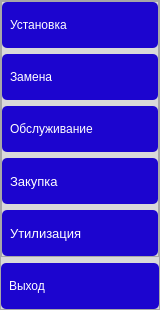
          <widget class="QFrame" name="side_menu">
           <property name="sizePolicy">
            <sizepolicy hsizetype="Preferred" vsizetype="Preferred">
             <horstretch>0</horstretch>
             <verstretch>0</verstretch>
            </sizepolicy>
           </property>
           <property name="minimumSize">
            <size>
             <width>0</width>
             <height>50</height>
            </size>
           </property>
           <property name="maximumSize">
            <size>
             <width>160</width>
             <height>10000</height>
            </size>
           </property>
           <property name="styleSheet">
            <string notr="true">background-color: rgb(217, 217, 217);</string>
           </property>
           <property name="frameShape">
            <enum>QFrame::StyledPanel</enum>
           </property>
           <property name="frameShadow">
            <enum>QFrame::Raised</enum>
           </property>
           <layout class="QVBoxLayout" name="verticalLayout_3">
            <property name="leftMargin">
             <number>0</number>
            </property>
            <property name="topMargin">
             <number>0</number>
            </property>
            <property name="rightMargin">
             <number>0</number>
            </property>
            <property name="bottomMargin">
             <number>0</number>
            </property>
            <item alignment="Qt::AlignLeft|Qt::AlignTop">
             <widget class="QFrame" name="frame_7">
              <property name="sizePolicy">
               <sizepolicy hsizetype="Preferred" vsizetype="Preferred">
                <horstretch>0</horstretch>
                <verstretch>0</verstretch>
               </sizepolicy>
              </property>
              <property name="minimumSize">
               <size>
                <width>50</width>
                <height>200</height>
               </size>
              </property>
              <property name="maximumSize">
               <size>
                <width>200</width>
                <height>300</height>
               </size>
              </property>
              <property name="styleSheet">
               <string notr="true">QPushButton {
	font: 10pt &quot;Arial&quot;;
	text-align: left;
	padding: 8px;
	background-color: #1c05cf;
	color: #ffffff;
	border-radius: 5px;
	width: 140px;
	height: 30px;

}

QPushButton:pressed {
	font: 10pt &quot;Arial&quot;;
	text-align: left;
	padding: 10px;
	background-color: #130390;
	color: #ffffff;
	border-radius: 5px;
	width: 140px;
	height: 30px;
}</string>
              </property>
              <property name="frameShape">
               <enum>QFrame::StyledPanel</enum>
              </property>
              <property name="frameShadow">
               <enum>QFrame::Raised</enum>
              </property>
              <layout class="QVBoxLayout" name="verticalLayout_4">
               <property name="leftMargin">
                <number>0</number>
               </property>
               <property name="topMargin">
                <number>0</number>
               </property>
               <property name="rightMargin">
                <number>0</number>
               </property>
               <property name="bottomMargin">
                <number>0</number>
               </property>
               <item>
                <widget class="QPushButton" name="InstallationButton">
                 <property name="sizePolicy">
                  <sizepolicy hsizetype="Fixed" vsizetype="Fixed">
                   <horstretch>0</horstretch>
                   <verstretch>0</verstretch>
                  </sizepolicy>
                 </property>
                 <property name="styleSheet">
                  <string notr="true"/>
                 </property>
                 <property name="text">
                  <string>Установка</string>
                 </property>
                 <property name="icon">
                  <iconset>
                   <normaloff>:/icons/icons/download.svg</normaloff>:/icons/icons/download.svg</iconset>
                 </property>
                 <property name="iconSize">
                  <size>
                   <width>20</width>
                   <height>20</height>
                  </size>
                 </property>
                </widget>
               </item>
               <item>
                <widget class="QPushButton" name="ChangeButton">
                 <property name="sizePolicy">
                  <sizepolicy hsizetype="Fixed" vsizetype="Fixed">
                   <horstretch>0</horstretch>
                   <verstretch>0</verstretch>
                  </sizepolicy>
                 </property>
                 <property name="text">
                  <string>Замена</string>
                 </property>
                 <property name="icon">
                  <iconset>
                   <normaloff>:/icons/icons/refresh-ccw.svg</normaloff>:/icons/icons/refresh-ccw.svg</iconset>
                 </property>
                 <property name="iconSize">
                  <size>
                   <width>20</width>
                   <height>20</height>
                  </size>
                 </property>
                </widget>
               </item>
               <item>
                <widget class="QPushButton" name="RepairButton">
                 <property name="sizePolicy">
                  <sizepolicy hsizetype="Fixed" vsizetype="Fixed">
                   <horstretch>0</horstretch>
                   <verstretch>0</verstretch>
                  </sizepolicy>
                 </property>
                 <property name="text">
                  <string>Обслуживание</string>
                 </property>
                 <property name="icon">
                  <iconset>
                   <normaloff>:/icons/icons/settings.svg</normaloff>:/icons/icons/settings.svg</iconset>
                 </property>
                 <property name="iconSize">
                  <size>
                   <width>20</width>
                   <height>20</height>
                  </size>
                 </property>
                </widget>
               </item>
               <item>
                <widget class="QPushButton" name="PurchaseButton">
                 <property name="sizePolicy">
                  <sizepolicy hsizetype="Fixed" vsizetype="Fixed">
                   <horstretch>0</horstretch>
                   <verstretch>0</verstretch>
                  </sizepolicy>
                 </property>
                 <property name="font">
                  <font>
                   <family>Arial</family>
                   <pointsize>10</pointsize>
                   <weight>50</weight>
                   <italic>false</italic>
                   <bold>false</bold>
                  </font>
                 </property>
                 <property name="text">
                  <string>Закупка</string>
                 </property>
                 <property name="icon">
                  <iconset>
                   <normaloff>:/newPrefix/icons/ruble.svg</normaloff>:/newPrefix/icons/ruble.svg</iconset>
                 </property>
                 <property name="iconSize">
                  <size>
                   <width>20</width>
                   <height>20</height>
                  </size>
                 </property>
                </widget>
               </item>
               <item>
                <widget class="QPushButton" name="UtilizationButton">
                 <property name="sizePolicy">
                  <sizepolicy hsizetype="Fixed" vsizetype="Fixed">
                   <horstretch>0</horstretch>
                   <verstretch>0</verstretch>
                  </sizepolicy>
                 </property>
                 <property name="minimumSize">
                  <size>
                   <width>116</width>
                   <height>0</height>
                  </size>
                 </property>
                 <property name="font">
                  <font>
                   <family>Arial</family>
                   <pointsize>10</pointsize>
                   <weight>50</weight>
                   <italic>false</italic>
                   <bold>false</bold>
                  </font>
                 </property>
                 <property name="text">
                  <string>Утилизация</string>
                 </property>
                 <property name="icon">
                  <iconset>
                   <normaloff>:/icons/icons/trash-2.svg</normaloff>:/icons/icons/trash-2.svg</iconset>
                 </property>
                 <property name="iconSize">
                  <size>
                   <width>20</width>
                   <height>20</height>
                  </size>
                 </property>
                </widget>
               </item>
              </layout>
             </widget>
            </item>
            <item>
             <widget class="QPushButton" name="ExitButton">
              <property name="styleSheet">
               <string notr="true">QPushButton {
	font: 10pt &quot;Arial&quot;;
	text-align: left;
	padding: 8px;
	background-color: #1c05cf;
	color: #ffffff;
	border-radius: 5px;
	width: 140px;
	height: 30px;

}

QPushButton:pressed {
	font: 10pt &quot;Arial&quot;;
	text-align: left;
	padding: 10px;
	background-color: #130390;
	color: #ffffff;
	border-radius: 5px;
	width: 140px;
	height: 30px;
}</string>
              </property>
              <property name="text">
               <string>Выход</string>
              </property>
              <property name="icon">
               <iconset>
                <normaloff>:/icons/icons/corner-down-left.svg</normaloff>:/icons/icons/corner-down-left.svg</iconset>
              </property>
             </widget>
            </item>
           </layout>
          </widget>
